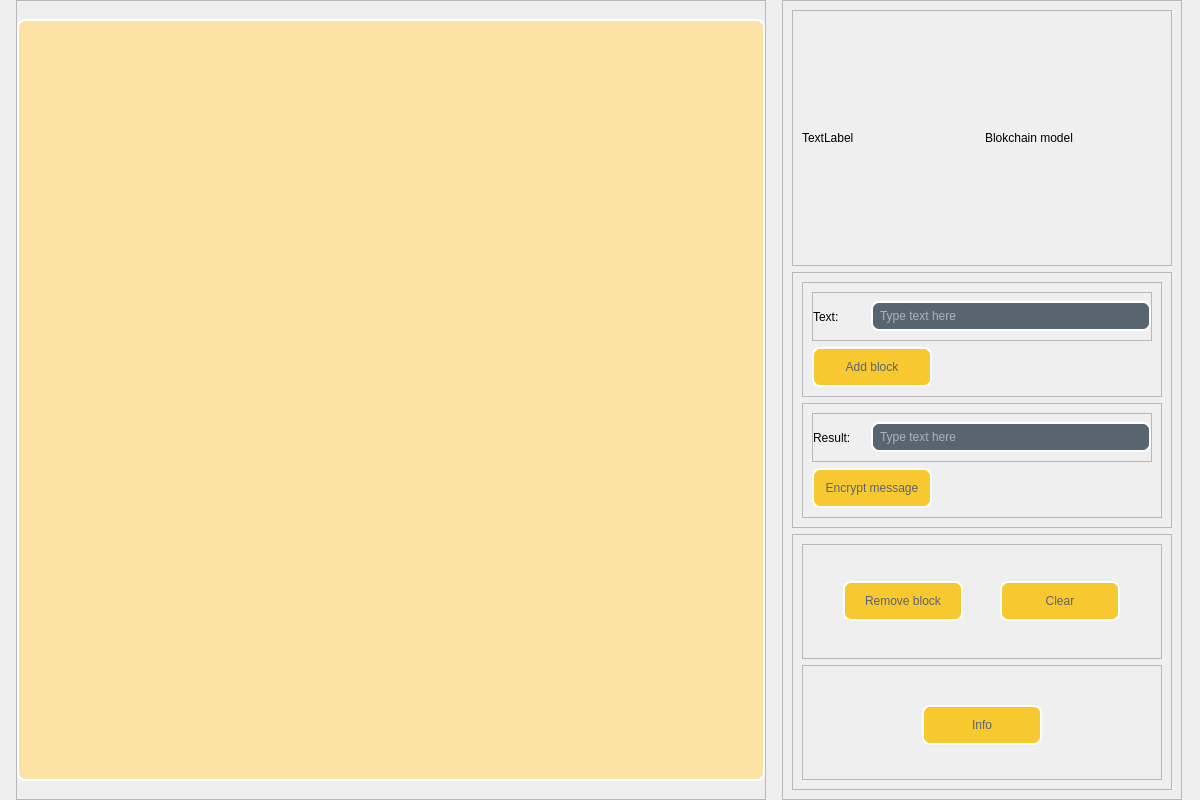
<?xml version="1.0" encoding="UTF-8"?>
<ui version="4.0">
 <class>MainWindow</class>
 <widget class="QMainWindow" name="MainWindow">
  <property name="geometry">
   <rect>
    <x>0</x>
    <y>0</y>
    <width>1200</width>
    <height>800</height>
   </rect>
  </property>
  <property name="minimumSize">
   <size>
    <width>1200</width>
    <height>800</height>
   </size>
  </property>
  <property name="maximumSize">
   <size>
    <width>1200</width>
    <height>800</height>
   </size>
  </property>
  <property name="windowTitle">
   <string>MainWindow</string>
  </property>
  <property name="styleSheet">
   <string notr="true">QMainWindow{
	background-image: url(:/images/images/background_svg.svg);
}
QPushButton{
	background-color: #F8C830;
	border: 2px solid #fff;
	color: #586472;
	border-radius: 8px;
}
QLineEdit{
	border: 2px solid #fff;
	background-color: #586470;
	border-radius: 8px;
	padding-left: 5px;
	color: #fff;
}
QTableView {
	background-color: #FDE2A5;
	border: 2px solid #fff;
	border-radius: 8px;
}</string>
  </property>
  <widget class="QWidget" name="centralwidget">
   <property name="minimumSize">
    <size>
     <width>1200</width>
     <height>800</height>
    </size>
   </property>
   <property name="maximumSize">
    <size>
     <width>1200</width>
     <height>800</height>
    </size>
   </property>
   <layout class="QHBoxLayout" name="horizontalLayout">
    <property name="spacing">
     <number>0</number>
    </property>
    <property name="leftMargin">
     <number>0</number>
    </property>
    <property name="topMargin">
     <number>0</number>
    </property>
    <property name="rightMargin">
     <number>0</number>
    </property>
    <property name="bottomMargin">
     <number>0</number>
    </property>
    <item>
     <widget class="QFrame" name="left_frame">
      <property name="minimumSize">
       <size>
        <width>750</width>
        <height>800</height>
       </size>
      </property>
      <property name="maximumSize">
       <size>
        <width>750</width>
        <height>800</height>
       </size>
      </property>
      <property name="frameShape">
       <enum>QFrame::StyledPanel</enum>
      </property>
      <property name="frameShadow">
       <enum>QFrame::Raised</enum>
      </property>
      <layout class="QVBoxLayout" name="verticalLayout_3">
       <property name="spacing">
        <number>0</number>
       </property>
       <property name="leftMargin">
        <number>0</number>
       </property>
       <property name="topMargin">
        <number>18</number>
       </property>
       <property name="rightMargin">
        <number>0</number>
       </property>
       <property name="bottomMargin">
        <number>18</number>
       </property>
       <item>
        <widget class="QTableView" name="tableView">
         <property name="maximumSize">
          <size>
           <width>800</width>
           <height>800</height>
          </size>
         </property>
         <property name="styleSheet">
          <string notr="true"/>
         </property>
         <attribute name="horizontalHeaderVisible">
          <bool>false</bool>
         </attribute>
         <attribute name="horizontalHeaderHighlightSections">
          <bool>false</bool>
         </attribute>
         <attribute name="verticalHeaderVisible">
          <bool>false</bool>
         </attribute>
         <attribute name="verticalHeaderHighlightSections">
          <bool>false</bool>
         </attribute>
        </widget>
       </item>
      </layout>
     </widget>
    </item>
    <item>
     <widget class="QFrame" name="right_frame">
      <property name="minimumSize">
       <size>
        <width>400</width>
        <height>800</height>
       </size>
      </property>
      <property name="maximumSize">
       <size>
        <width>400</width>
        <height>800</height>
       </size>
      </property>
      <property name="frameShape">
       <enum>QFrame::StyledPanel</enum>
      </property>
      <property name="frameShadow">
       <enum>QFrame::Raised</enum>
      </property>
      <layout class="QVBoxLayout" name="verticalLayout">
       <item>
        <widget class="QFrame" name="name_frame">
         <property name="frameShape">
          <enum>QFrame::StyledPanel</enum>
         </property>
         <property name="frameShadow">
          <enum>QFrame::Raised</enum>
         </property>
         <layout class="QHBoxLayout" name="horizontalLayout_2">
          <item>
           <widget class="QLabel" name="img_name_label">
            <property name="text">
             <string>TextLabel</string>
            </property>
           </widget>
          </item>
          <item>
           <widget class="QLabel" name="name_label">
            <property name="text">
             <string>Blokchain model</string>
            </property>
           </widget>
          </item>
         </layout>
        </widget>
       </item>
       <item>
        <widget class="QFrame" name="add_frame">
         <property name="frameShape">
          <enum>QFrame::StyledPanel</enum>
         </property>
         <property name="frameShadow">
          <enum>QFrame::Raised</enum>
         </property>
         <layout class="QVBoxLayout" name="verticalLayout_2">
          <item>
           <widget class="QFrame" name="new_frame">
            <property name="frameShape">
             <enum>QFrame::StyledPanel</enum>
            </property>
            <property name="frameShadow">
             <enum>QFrame::Raised</enum>
            </property>
            <layout class="QVBoxLayout" name="verticalLayout_7">
             <item>
              <widget class="QFrame" name="add_text_field_frame">
               <property name="layoutDirection">
                <enum>Qt::LeftToRight</enum>
               </property>
               <property name="autoFillBackground">
                <bool>false</bool>
               </property>
               <property name="frameShape">
                <enum>QFrame::StyledPanel</enum>
               </property>
               <property name="frameShadow">
                <enum>QFrame::Raised</enum>
               </property>
               <layout class="QHBoxLayout" name="horizontalLayout_7">
                <property name="spacing">
                 <number>0</number>
                </property>
                <property name="leftMargin">
                 <number>0</number>
                </property>
                <property name="topMargin">
                 <number>0</number>
                </property>
                <property name="rightMargin">
                 <number>0</number>
                </property>
                <property name="bottomMargin">
                 <number>0</number>
                </property>
                <item>
                 <widget class="QLabel" name="add_label">
                  <property name="text">
                   <string>Text:</string>
                  </property>
                 </widget>
                </item>
                <item>
                 <widget class="QLineEdit" name="text_input">
                  <property name="minimumSize">
                   <size>
                    <width>280</width>
                    <height>30</height>
                   </size>
                  </property>
                  <property name="maximumSize">
                   <size>
                    <width>280</width>
                    <height>30</height>
                   </size>
                  </property>
                  <property name="text">
                   <string/>
                  </property>
                  <property name="placeholderText">
                   <string>Type text here</string>
                  </property>
                 </widget>
                </item>
               </layout>
              </widget>
             </item>
             <item>
              <widget class="QPushButton" name="add_btn">
               <property name="minimumSize">
                <size>
                 <width>120</width>
                 <height>40</height>
                </size>
               </property>
               <property name="maximumSize">
                <size>
                 <width>100</width>
                 <height>40</height>
                </size>
               </property>
               <property name="text">
                <string>Add block</string>
               </property>
              </widget>
             </item>
            </layout>
           </widget>
          </item>
          <item>
           <widget class="QFrame" name="result_frame">
            <property name="frameShape">
             <enum>QFrame::StyledPanel</enum>
            </property>
            <property name="frameShadow">
             <enum>QFrame::Raised</enum>
            </property>
            <layout class="QVBoxLayout" name="verticalLayout_4">
             <item>
              <widget class="QFrame" name="result_text_field_frame">
               <property name="layoutDirection">
                <enum>Qt::LeftToRight</enum>
               </property>
               <property name="autoFillBackground">
                <bool>false</bool>
               </property>
               <property name="frameShape">
                <enum>QFrame::StyledPanel</enum>
               </property>
               <property name="frameShadow">
                <enum>QFrame::Raised</enum>
               </property>
               <property name="lineWidth">
                <number>1</number>
               </property>
               <layout class="QHBoxLayout" name="horizontalLayout_3">
                <property name="spacing">
                 <number>0</number>
                </property>
                <property name="leftMargin">
                 <number>0</number>
                </property>
                <property name="topMargin">
                 <number>0</number>
                </property>
                <property name="rightMargin">
                 <number>0</number>
                </property>
                <property name="bottomMargin">
                 <number>0</number>
                </property>
                <item>
                 <widget class="QLabel" name="result_label">
                  <property name="text">
                   <string>Result:</string>
                  </property>
                 </widget>
                </item>
                <item>
                 <widget class="QLineEdit" name="text_result">
                  <property name="minimumSize">
                   <size>
                    <width>280</width>
                    <height>30</height>
                   </size>
                  </property>
                  <property name="maximumSize">
                   <size>
                    <width>280</width>
                    <height>30</height>
                   </size>
                  </property>
                  <property name="text">
                   <string/>
                  </property>
                  <property name="placeholderText">
                   <string>Type text here</string>
                  </property>
                 </widget>
                </item>
               </layout>
              </widget>
             </item>
             <item>
              <widget class="QPushButton" name="encryptBtn">
               <property name="minimumSize">
                <size>
                 <width>120</width>
                 <height>40</height>
                </size>
               </property>
               <property name="maximumSize">
                <size>
                 <width>100</width>
                 <height>40</height>
                </size>
               </property>
               <property name="text">
                <string>Encrypt message</string>
               </property>
              </widget>
             </item>
            </layout>
           </widget>
          </item>
         </layout>
        </widget>
       </item>
       <item>
        <widget class="QFrame" name="bottom_frame">
         <property name="frameShape">
          <enum>QFrame::StyledPanel</enum>
         </property>
         <property name="frameShadow">
          <enum>QFrame::Raised</enum>
         </property>
         <layout class="QVBoxLayout" name="verticalLayout_8">
          <item>
           <widget class="QFrame" name="delete_btn_frame">
            <property name="frameShape">
             <enum>QFrame::StyledPanel</enum>
            </property>
            <property name="frameShadow">
             <enum>QFrame::Raised</enum>
            </property>
            <layout class="QHBoxLayout" name="horizontalLayout_8">
             <item>
              <widget class="QPushButton" name="delete_btn">
               <property name="minimumSize">
                <size>
                 <width>120</width>
                 <height>40</height>
                </size>
               </property>
               <property name="maximumSize">
                <size>
                 <width>120</width>
                 <height>40</height>
                </size>
               </property>
               <property name="text">
                <string>Remove block</string>
               </property>
              </widget>
             </item>
             <item>
              <widget class="QPushButton" name="clear_btn">
               <property name="sizePolicy">
                <sizepolicy hsizetype="Minimum" vsizetype="Fixed">
                 <horstretch>0</horstretch>
                 <verstretch>0</verstretch>
                </sizepolicy>
               </property>
               <property name="minimumSize">
                <size>
                 <width>120</width>
                 <height>40</height>
                </size>
               </property>
               <property name="maximumSize">
                <size>
                 <width>120</width>
                 <height>40</height>
                </size>
               </property>
               <property name="text">
                <string>Clear</string>
               </property>
              </widget>
             </item>
            </layout>
           </widget>
          </item>
          <item>
           <widget class="QFrame" name="info_frame">
            <property name="frameShape">
             <enum>QFrame::StyledPanel</enum>
            </property>
            <property name="frameShadow">
             <enum>QFrame::Raised</enum>
            </property>
            <widget class="QPushButton" name="info_btn">
             <property name="geometry">
              <rect>
               <x>120</x>
               <y>40</y>
               <width>120</width>
               <height>40</height>
              </rect>
             </property>
             <property name="minimumSize">
              <size>
               <width>120</width>
               <height>40</height>
              </size>
             </property>
             <property name="maximumSize">
              <size>
               <width>120</width>
               <height>40</height>
              </size>
             </property>
             <property name="text">
              <string>Info</string>
             </property>
            </widget>
           </widget>
          </item>
         </layout>
        </widget>
       </item>
      </layout>
     </widget>
    </item>
   </layout>
  </widget>
 </widget>
 <resources>
  <include location="res.qrc"/>
 </resources>
 <connections/>
</ui>
